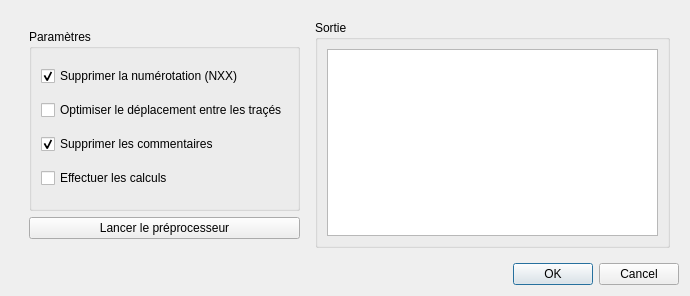
<?xml version="1.0" encoding="UTF-8"?>
<ui version="4.0">
 <class>dialog</class>
 <widget class="QDialog" name="dialog">
  <property name="geometry">
   <rect>
    <x>0</x>
    <y>0</y>
    <width>690</width>
    <height>296</height>
   </rect>
  </property>
  <property name="windowTitle">
   <string>Préprocesseur</string>
  </property>
  <property name="windowIcon">
   <iconset>
    <normaloff>traceIcon.svg</normaloff>traceIcon.svg</iconset>
  </property>
  <property name="modal">
   <bool>true</bool>
  </property>
  <layout class="QVBoxLayout" name="verticalLayout_4">
   <item>
    <widget class="QWidget" name="widget_2" native="true">
     <layout class="QHBoxLayout" name="horizontalLayout">
      <item>
       <widget class="QWidget" name="widget" native="true">
        <layout class="QVBoxLayout" name="verticalLayout_3">
         <item>
          <widget class="QGroupBox" name="groupBox">
           <property name="title">
            <string>Paramètres</string>
           </property>
           <layout class="QVBoxLayout" name="verticalLayout">
            <item>
             <widget class="QCheckBox" name="chk_del_num">
              <property name="text">
               <string>Supprimer la numérotation (NXX)</string>
              </property>
              <property name="checked">
               <bool>true</bool>
              </property>
             </widget>
            </item>
            <item>
             <widget class="QCheckBox" name="chk_optimize_trace">
              <property name="toolTip">
               <string>Non disponible</string>
              </property>
              <property name="text">
               <string>Optimiser le déplacement entre les traçés</string>
              </property>
             </widget>
            </item>
            <item>
             <widget class="QCheckBox" name="chk_del_comments">
              <property name="text">
               <string>Supprimer les commentaires</string>
              </property>
              <property name="checked">
               <bool>true</bool>
              </property>
             </widget>
            </item>
            <item>
             <widget class="QCheckBox" name="chk_do_calcs">
              <property name="toolTip">
               <string>Non disponible</string>
              </property>
              <property name="text">
               <string>Effectuer les calculs</string>
              </property>
             </widget>
            </item>
           </layout>
          </widget>
         </item>
         <item>
          <widget class="QPushButton" name="btn_run_preproc">
           <property name="text">
            <string>Lancer le préprocesseur</string>
           </property>
          </widget>
         </item>
        </layout>
       </widget>
      </item>
      <item>
       <widget class="QGroupBox" name="groupBox_2">
        <property name="title">
         <string>Sortie</string>
        </property>
        <layout class="QVBoxLayout" name="verticalLayout_2">
         <item>
          <widget class="QTextEdit" name="output"/>
         </item>
        </layout>
       </widget>
      </item>
     </layout>
    </widget>
   </item>
   <item>
    <widget class="QDialogButtonBox" name="buttonBox">
     <property name="standardButtons">
      <set>QDialogButtonBox::Cancel|QDialogButtonBox::Ok</set>
     </property>
     <property name="centerButtons">
      <bool>false</bool>
     </property>
    </widget>
   </item>
  </layout>
 </widget>
 <resources/>
 <connections/>
</ui>
